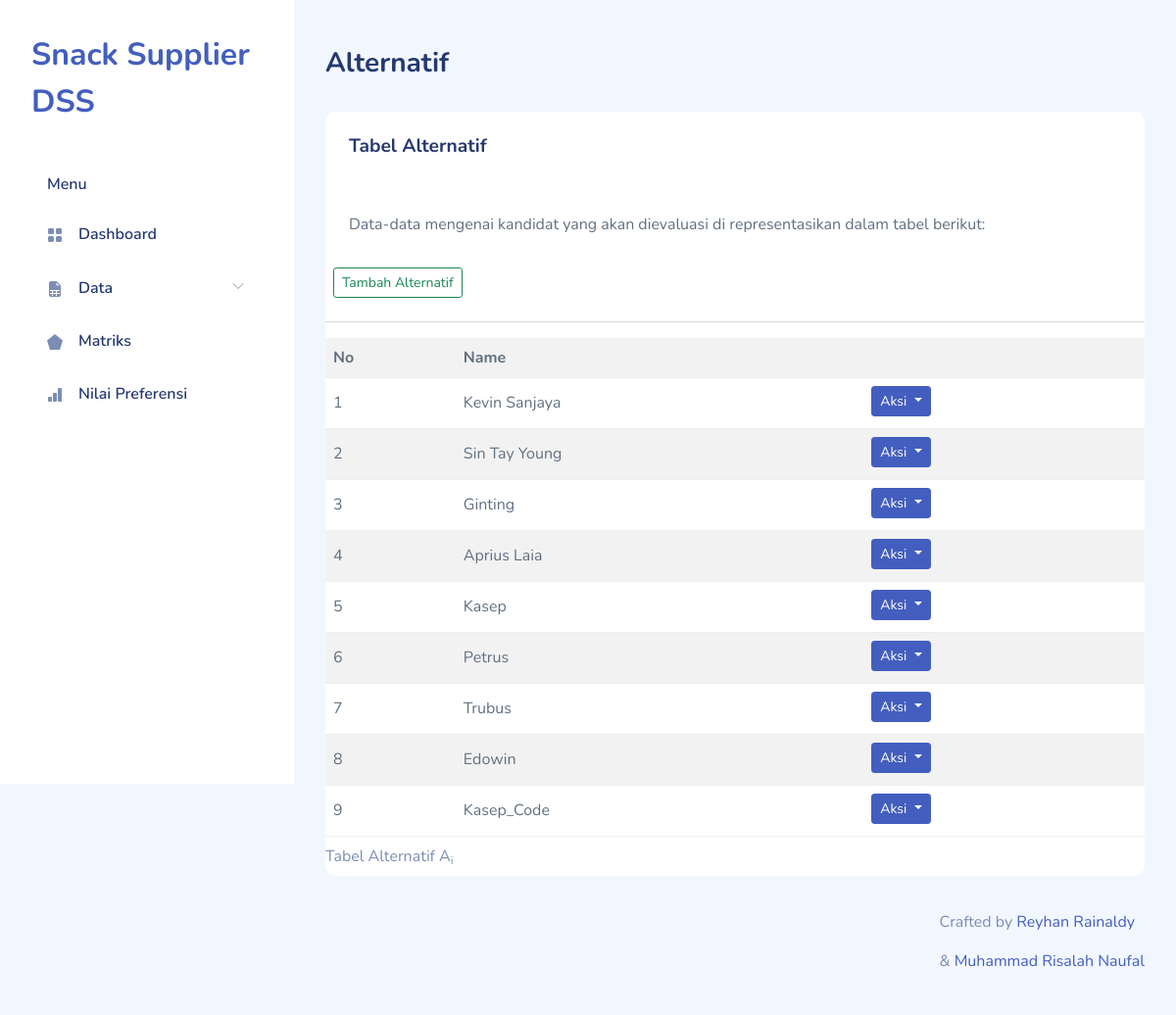
The page /alternatif.php on the database its author committed.
### tables this page shows
CREATE TABLE `saw_alternatives` (
  `id_alternative` smallint(5) UNSIGNED NOT NULL,
  `name` varchar(30) NOT NULL
);

### alternatif.php (the view, shortened to what this page needs)
<!DOCTYPE html>
<html lang="en">
    <?php
require "layout/head.php";
require "include/conn.php";
?>
    <body>
        <div id="app">
            <?php require "layout/sidebar.php";?>
            <div id="main">
                <div class="page-heading">
                    <h3>Alternatif</h3>
                </div>
                <div class="page-content">
                    <section class="row">
                        <div class="col-12">
                            <div class="card">
                                <div class="card-header">
                                    <h4 class="card-title">Tabel Alternatif</h4>
                                </div>
                                <div class="card-content">
                                    <div class="card-body">
                                        <p class="card-text">
                                            Data-data mengenai kandidat yang akan dievaluasi di representasikan dalam
                                            tabel berikut:
                                        </p>
                                    </div>
                                    <button type="button" class="btn btn-outline-success btn-sm m-2" data-bs-toggle="modal"
                                        data-bs-target="#inlineForm">
                                        Tambah Alternatif
                                    </button>
                                    <hr>
                                    <div class="table-responsive">
                                        <table class="table table-striped mb-0">
                                            <caption>
                                                Tabel Alternatif A<sub>i</sub>
                                            </caption>
                                            <tr>
                                                <th>No</th>
                                                <th colspan="2">Name</th>
                                            </tr>
                                            <?php
$sql = 'SELECT id_alternative,name FROM saw_alternatives';
$result = $db->query($sql);
$i = 0;
while ($row = $result->fetch_object()) {
    echo "<tr>
        <td class='right'>" . (++$i) . "</td>
        <td class='center'>{$row->name}</td>
        <td>
        <div class='btn-group mb-1'>
        <div class='dropdown'>
            <button class='btn btn-primary dropdown-toggle me-1 btn-sm' type='button'
                id='dropdownMenuButton' data-bs-toggle='dropdown'
                aria-haspopup='true' aria-expanded='false'>
                Aksi
            </button>
            <div class='dropdown-menu' aria-labelledby='dropdownMenuButton'>
                <a class='dropdown-item' href='alternatif-edit.php?id={$row->id_alternative}'>Edit</a>
                <a class='dropdown-item' href='alternatif-hapus.php?id={$row->id_alternative}'>Hapus</a>
            </div>
        </div>
    </div>
        </td>
      </tr>\n";
}
?>
                                        </table>
                                    </div>
                                </div>
                            </div>
                        </div>
                    </section>
                </div>
                <?php require "layout/footer.php";?>
            </div>
        </div>
    </body>
</html>

### assets/css/app.css (style rules this page uses)
.btn.btn-danger,.btn.btn-info,.btn.btn-primary,.btn.btn-secondary,.btn.btn-success,.btn.btn-warning { color:#fff }
.card { margin-bottom:2.2rem;border:none }
.card .card-header { border:none }
.card .card-header h4 { font-size:1.2rem;font-weight:700 }
.card .card-content { position:relative }
.card .card-title { font-size:1.2rem }
.card .card-body { padding:1.5rem }
.dropdown-toggle:after { color:#fff }
.dataTable-table td,.dataTable-table thead th,.table td,.table thead th { vertical-align:middle }
#main { margin-left:300px;padding:2rem }
.page-heading { margin:0 0 2rem }
.page-heading h3 { font-weight:700 }

### rows shown on the page
saw_alternatives: name "Kevin Sanjaya"
saw_alternatives: name "Sin Tay Young"
saw_alternatives: name "Ginting"
saw_alternatives: name "Aprius Laia"
saw_alternatives: name "Kasep"
saw_alternatives: name "Petrus"
saw_alternatives: name "Trubus"
saw_alternatives: name "Edowin"
saw_alternatives: name "Kasep_Code"
